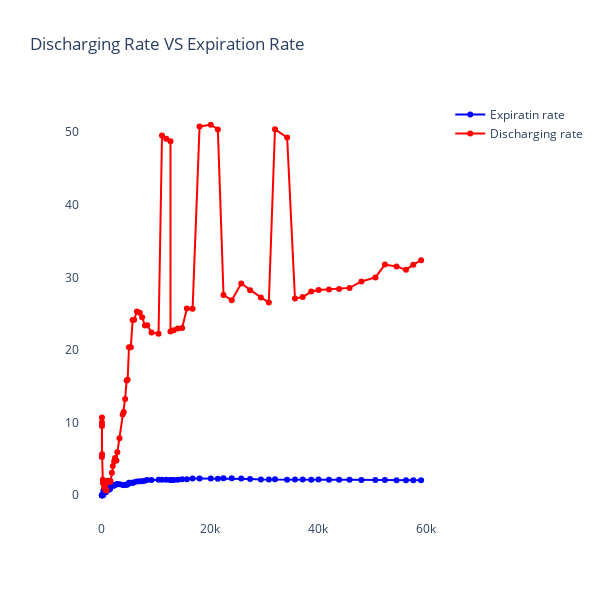

Here is the notebook cell this chart was saved with:
### Code cell
evolution = covid_data.groupby('Date').sum()[['Cumulative  Test positive','Discharged', 'Expired']]
evolution['Expiration Rate'] = (evolution['Expired'] / evolution['Cumulative  Test positive']) * 100
evolution['Discharging Rate'] = (evolution['Discharged'] / evolution['Cumulative  Test positive']) * 100

fig = go.Figure()
fig.add_trace(go.Scatter(x=evolution['Cumulative  Test positive'], y=evolution['Expiration Rate'],
                    mode='lines+markers',marker_color='blue',name='Expiratin rate'))
fig.add_trace(go.Scatter(x=evolution['Cumulative  Test positive'], y=evolution['Discharging Rate'], 
                mode='lines+markers',marker_color='red',name='Discharging rate'))
fig.update_layout(title_text='Discharging Rate VS Expiration Rate',plot_bgcolor='rgb(275, 270, 273)',width=600, height=600)
fig.show()
